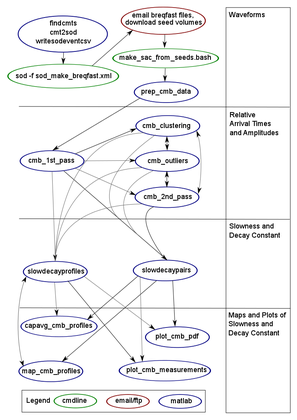
%> input picture resources/seizmo/cmb/cmb_workflow.png, 297 x 420 px, shrunk from 745 x 1053 before the run
$ octave --eval "result = m2_filter(imread('../../resources/seizmo/cmb/cmb_workflow.png'));"   (GNU Octave 9; MATLAB toolbox functions it lacks are replaced by stand-ins)
%> lines starting %> are read from the running program, lines starting %| are printed output that depends on the picture
%Moving Avergae 2-D filter
%X contains values to be filtered, HL is
%horizontal while VL is vertical limit.
%HL adds columns and VL adds rows to padded matrix
function [y]=m2_filter(x,hl,vl)
if nargin<2
    hl=1;
    vl=1;
end
if (vl<0)|(hl<0)
    error('limits must be positive')
end

x=im2double(x);
[row col space]=size(x);    %Checking size of input
%> row = 420; col = 297; space = 3
y=0*x;     %output of same size and type as input
%> y: size 420x297x3 double; every value is 0

for s=1:space   %For computation across all layers
    x_pad=zeros(row+2*vl,col+2*hl); %Padded Matrix (hl increase col)
    x_pad(1+vl:row+vl,1+hl:col+hl)=x(:,:,s);
        for i=1+vl:row+vl     %Going through rows
            for j=1+hl:col+hl     %Going through values one by one
                y(i-vl,j-hl,s)=sum(x_pad(i,j-hl:j+hl))+sum(x_pad(i-vl:i+vl,j));
                 %Summing Values around current entry according 2 vl and hl
                y(i-vl,j-hl,s)=y(i-vl,j-hl,s)-x_pad(i,j);%Current Values gets added
                %twice. Once in row and once in Col

            end
    end

end
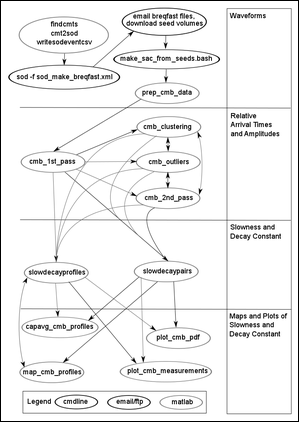
%> x_pad: size 422x299 double; min 0, max 1, mean 0.938
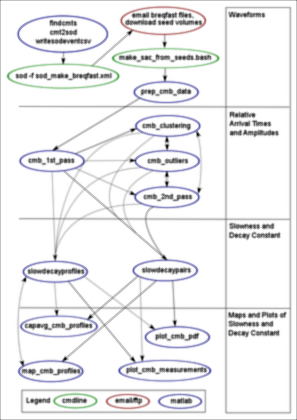
%> y: size 420x297x3 double; mean R, G, B 4.71, 4.71, 4.73; drawn with min black and max white
y=y/(2*hl+2*vl+1);
y=im2uint8(y);
%> y: size 420x297x3 uint8
